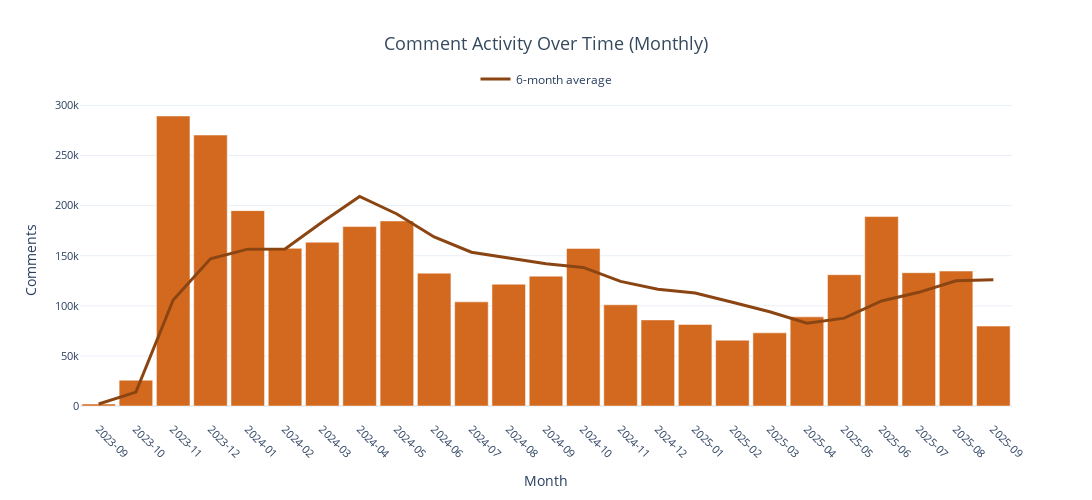

The notebook cell saved with this chart:
### Markdown cell above
### **Temporal Activity Patterns**

The chart below shows comment volume over time to understand how discussion 
intensity evolved throughout the dataset period, particularly around major 
events like the October 7th attacks.

**What we're tracking:**
- **Monthly comment counts:** Raw activity levels to spot surges and lulls
- **6-month rolling average:** Smoothed trend line to filter out noise and 
  reveal sustained shifts in attention

**Expected pattern:** We anticipate a sharp activity surge around October-November 
2023 following the October 7th attacks, followed by sustained elevated discussion 
levels. The rolling average should help us distinguish between event-driven spikes 
and longer-term changes in platform engagement with the conflict.

**Why this matters:** Understanding the temporal dynamics helps us contextualize 
stance shifts—are they driven by specific events or gradual opinion evolution? 
High-activity periods may also require different sampling strategies to ensure 
representative coverage across both baseline and crisis periods.

### Code cell
# Monthly activity analysis - show temporal patterns
print("Analyzing temporal patterns...")

# Create monthly comment counts with proper monthly grouping
df_with_month = df.copy()
df_with_month['month_year'] = pd.to_datetime(df_with_month['post_created_time']).dt.to_period('M')

monthly_counts = (df_with_month.groupby('month_year')
                  .size()
                  .reset_index(name='comment_count'))

monthly_counts['month_name'] = monthly_counts['month_year'].astype(str)

# Sort chronologically and add rolling average
monthly_counts = monthly_counts.sort_values('month_year')
monthly_counts['rolling_avg'] = monthly_counts['comment_count'].rolling(6, min_periods=1).mean()

print(f"Dataset spans {len(monthly_counts)} months")
print(f"Peak activity: {monthly_counts.loc[monthly_counts['comment_count'].idxmax(), 'month_name']} "
      f"with {monthly_counts['comment_count'].max():,} comments")

# Create time series visualization with explicit monthly bars
fig = px.bar(
    monthly_counts, 
    x='month_name', 
    y='comment_count',
    title='Comment Activity Over Time (Monthly)',
    labels={'month_name': 'Month', 'comment_count': 'Comments'},
    color_discrete_sequence=[TIME_SERIES_BAR]
)

# Add trend line
fig.add_trace(go.Scatter(
    x=monthly_counts['month_name'], 
    y=monthly_counts['rolling_avg'],
    name='6-month average',
    mode='lines',
    line=dict(color=TIME_SERIES_LINE, width=3)
))

# Enhanced styling with proper monthly spacing
fig.update_layout(
    height=500, 
    width=1400,
    bargap=0.1,  # Small gap between monthly bars
    paper_bgcolor='white',
    plot_bgcolor='white',
    title=dict(x=0.5, xanchor='center', font=dict(size=18, color=DARK_GREY)),
    xaxis=dict(
        tickangle=45,
        title_font=dict(size=14),
        tickfont=dict(size=11),
        type='category'  # Ensures each month gets its own bar
    ),
    yaxis=dict(
        title_font=dict(size=14),
        tickfont=dict(size=11)
    ),
    legend=dict(
        orientation='h',
        yanchor='bottom', y=1.02,
        xanchor='center', x=0.5
    )
)

fig.show()

### Figure 1 — Plotly figure (JSON) as saved in the notebook; plotly's stock layout.template omitted (floating-point values rounded to 4 significant figures)
{"data": [{"hovertemplate": "Month=%{x}<br>Comments=%{y}<extra></extra>", "legendgroup": "", "marker": {"color": "#D2691E", "pattern": {"shape": ""}}, "name": "", "orientation": "v", "showlegend": false, "textposition": "auto", "type": "bar", "x": ["2023-09", "2023-10", "2023-11", "2023-12", "2024-01", "2024-02", "2024-03", "2024-04", "2024-05", "2024-06", "2024-07", "2024-08", "2024-09", "2024-10", "2024-11", "2024-12", "2025-01", "2025-02", "2025-03", "2025-04", "2025-05", "2025-06", "2025-07", "2025-08", "2025-09"], "xaxis": "x", "y": [2034, 25790, 289402, 270405, 194976, 157363, 163465, 179069, 184685, 132615, 103952, 121595, 129627, 157310, 101038, 85961, 81450, 65700, 73048, 88978, 131057, 189053, 133013, 134694, 79781], "yaxis": "y"}, {"line": {"color": "#8B4513", "width": 3}, "mode": "lines", "name": "6-month average", "type": "scatter", "x": ["2023-09", "2023-10", "2023-11", "2023-12", "2024-01", "2024-02", "2024-03", "2024-04", "2024-05", "2024-06", "2024-07", "2024-08", "2024-09", "2024-10", "2024-11", "2024-12", "2025-01", "2025-02", "2025-03", "2025-04", "2025-05", "2025-06", "2025-07", "2025-08", "2025-09"], "y": [2034.0, 13910.0, 105700.0, 146900.0, 156500.0, 156700.0, 183600.0, 209100.0, 191700.0, 168700.0, 153500.0, 147600.0, 141900.0, 138300.0, 124400.0, 116600.0, 112800.0, 103500.0, 94080.0, 82700.0, 87700.0, 104900.0, 113500.0, 125000.0, 126100.0]}], "layout": {"bargap": 0.1, "barmode": "relative", "height": 500, "legend": {"orientation": "h", "tracegroupgap": 0, "x": 0.5, "xanchor": "center", "y": 1.02, "yanchor": "bottom"}, "paper_bgcolor": "white", "plot_bgcolor": "white", "title": {"font": {"color": "#34495e", "size": 18}, "text": "Comment Activity Over Time (Monthly)", "x": 0.5, "xanchor": "center"}, "width": 1400, "xaxis": {"anchor": "y", "domain": [0, 1], "tickangle": 45, "tickfont": {"size": 11}, "title": {"font": {"size": 14}, "text": "Month"}, "type": "category"}, "yaxis": {"anchor": "x", "domain": [0, 1], "tickfont": {"size": 11}, "title": {"font": {"size": 14}, "text": "Comments"}}}}
